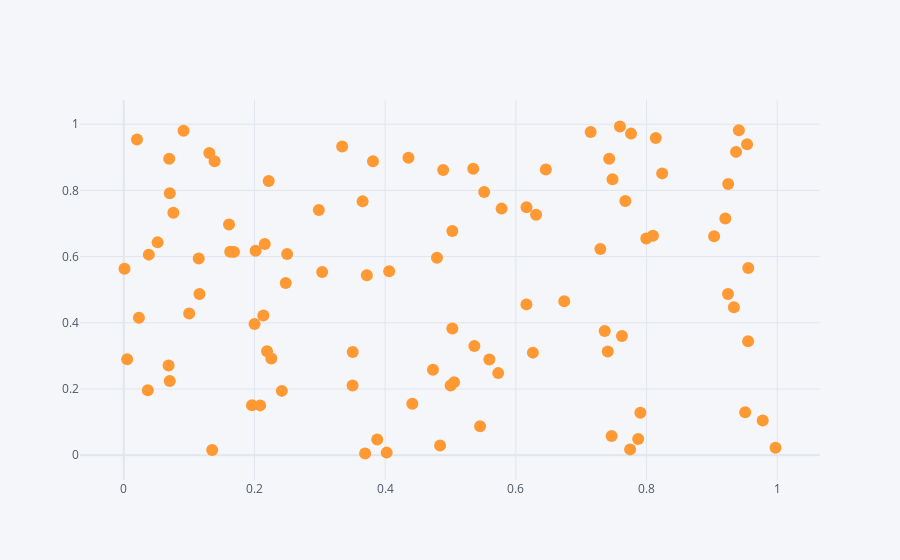

Here is the notebook cell this chart was saved with:
### Code cell
df.iplot(kind='scatter' , x='a' , y='b' , mode='markers')
